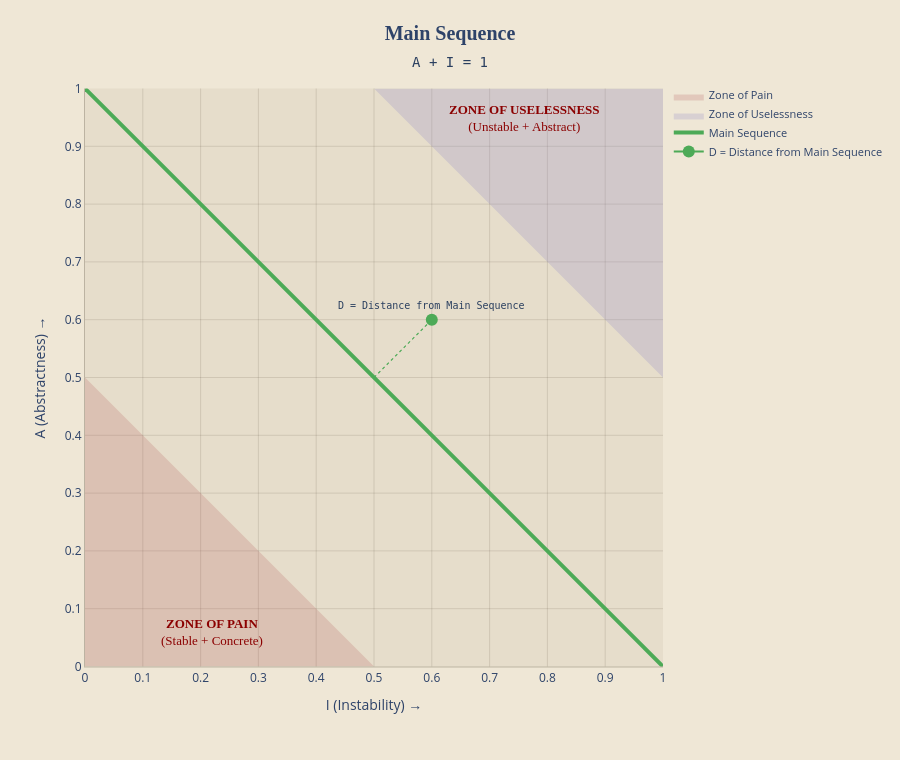

The notebook cell this image was saved under:
### Markdown cell above
## 🧬 Abstractness (A)

This metric differentiates types as **concrete** or **abstract** (`interface`/`protocol`/`port`).


```text
A = Na / Nc
```

### Where

* ``Na`` = number of abstract types
* ``Nc`` =`total number of types


### Interpretation
* ``A = 1`` → completely abstract
* ``A = 0`` → completely concrete

### Conclusion
* Abstraction provides flexibility
* Concrete code provides behavior
* Good architecture balances both
---

### Code cell
# ============================================================
# 📊 MAIN SEQUENCE — CONCEPTUAL VIEW
# ============================================================
import plotly.graph_objects as go

title:str = "Main Sequence Concepts"
subtitle:str= "A + I = 1"
distance_from_main:str = "D = Distance from Main Sequence"
fig_main_seq = go.Figure()

# ZONES
zone_font = dict(family="serif", size=13, color="#8B0000")

# Zone of pain
fig_main_seq.add_trace(go.Scatter(
    x=[0, 0, 0.5, 0], y=[0, 0.5, 0, 0],
    fill="toself",
    fillcolor=PALETTE["zone_pain"],
    line=dict(width=0, color="rgba(255, 255, 255, 0.0)"),
    name="Zone of Pain",
    hoverinfo="name",
)).add_annotation(
    x=0.22, y=0.06,
    text="<b>ZONE OF PAIN</b><br>(Stable + Concrete)",
    showarrow=False, font=zone_font, align="center"
)


# Zone of uselessness
fig_main_seq.add_trace(go.Scatter(
    x=[1, 1, 0.5, 1], y=[1, 0.5, 1, 1],
    fill="toself",
    fillcolor=PALETTE["zone_useless"],
    line=dict(width=0, color="rgba(255, 255, 255, 0.0)"),
    name="Zone of Uselessness",
    hoverinfo="name",
)).add_annotation(
    x=0.76, y=0.98,
    text="<b>ZONE OF USELESSNESS</b><br>(Unstable + Abstract)",
    showarrow=False, font=zone_font, align="center", yanchor="top"
)

# Main Sequence Line
fig_main_seq.add_trace(go.Scatter(
    x=[0, 1], y=[1, 0],
    mode="lines",
    line=dict(color=PALETTE["main_seq"], width=4),
    name="Main Sequence",
    text=subtitle
))

# Distance from main sequence (Sample at 0.6, 0.6)
fig_main_seq.add_traces([
  go.Scatter(
    x=[0.5, 0.6],
    y=[0.5, 0.6],
    mode="lines",
    line=dict(color=PALETTE["main_seq"], width=1.2, dash="dot"),
    showlegend=False,
    name="Main Sequence",
    hoverinfo="skip",
  ),
  go.Scatter(x=[0.6], y=[0.6], hoverinfo="skip", name=distance_from_main, marker=dict(color=PALETTE["main_seq"], size=12))
]).add_annotation(x=0.6, y=0.625, text=distance_from_main, font=dict(size=10, family="Monospace"), showarrow=False)



fig_main_seq.update_layout(
    title=dict(
        text="<b>Main Sequence</b>",
        font=dict(size=20, color=PALETTE["axis"], family="cursive"),
        x=0.5,
    ),
    title_subtitle=dict(
      text=subtitle,
      font=dict(family="Monospace")
    ),
    xaxis=dict(
        title="I (Instability) →",
        range=[0, 1],
        dtick=0.1,
        tick0=0,
        gridcolor=PALETTE["grid"],
        zeroline=False,
        color=PALETTE["axis"],
        showline=True,
        linewidth=1,
        linecolor="rgba(70, 60, 45, 0.30)",
        constrain="domain",
    ),
    yaxis=dict(
        title="A (Abstractness) →",
        range=[0, 1],
        dtick=0.1,
        tick0=0,
        scaleanchor="x",
        scaleratio=1,
        gridcolor=PALETTE["grid"],
        zeroline=False,
        color=PALETTE["axis"],
        showline=True,
        linewidth=1,
        linecolor="rgba(70, 60, 45, 0.30)",
        constrain="domain",
    ),
    paper_bgcolor=PALETTE["paper_bg"],
    plot_bgcolor=PALETTE["plot_bg"],
    width=900,
    height=760,
    showlegend=True,
    legend=dict(
        x=1.01, y=1.0,
        bgcolor="rgba(255,255,255,0)",
        borderwidth=0,
        font=dict(size=11, color=PALETTE["axis"]),
    ),
    margin=dict(l=85, r=180, t=80, b=85),
)

fig_main_seq.show()

### Figure 1 — Plotly figure (JSON) as saved in the notebook; plotly's stock layout.template omitted (floating-point values rounded to 4 significant figures)
{"data": [{"fill": "toself", "fillcolor": "rgba(178, 94, 94, 0.22)", "hoverinfo": "name", "line": {"color": "rgba(255, 255, 255, 0.0)", "width": 0}, "name": "Zone of Pain", "type": "scatter", "x": [0, 0, 0.5, 0], "y": [0, 0.5, 0, 0]}, {"fill": "toself", "fillcolor": "rgba(144, 134, 196, 0.24)", "hoverinfo": "name", "line": {"color": "rgba(255, 255, 255, 0.0)", "width": 0}, "name": "Zone of Uselessness", "type": "scatter", "x": [1, 1, 0.5, 1], "y": [1, 0.5, 1, 1]}, {"line": {"color": "#4DAA57", "width": 4}, "mode": "lines", "name": "Main Sequence", "text": "A + I = 1", "type": "scatter", "x": [0, 1], "y": [1, 0]}, {"hoverinfo": "skip", "line": {"color": "#4DAA57", "dash": "dot", "width": 1.2}, "mode": "lines", "name": "Main Sequence", "showlegend": false, "type": "scatter", "x": [0.5, 0.6], "y": [0.5, 0.6]}, {"hoverinfo": "skip", "marker": {"color": "#4DAA57", "size": 12}, "name": "D = Distance from Main Sequence", "type": "scatter", "x": [0.6], "y": [0.6]}], "layout": {"annotations": [{"align": "center", "font": {"color": "#8B0000", "family": "serif", "size": 13}, "showarrow": false, "text": "<b>ZONE OF PAIN</b><br>(Stable + Concrete)", "x": 0.22, "y": 0.06}, {"align": "center", "font": {"color": "#8B0000", "family": "serif", "size": 13}, "showarrow": false, "text": "<b>ZONE OF USELESSNESS</b><br>(Unstable + Abstract)", "x": 0.76, "y": 0.98, "yanchor": "top"}, {"font": {"family": "Monospace", "size": 10}, "showarrow": false, "text": "D = Distance from Main Sequence", "x": 0.6, "y": 0.625}], "height": 760, "legend": {"bgcolor": "rgba(255,255,255,0)", "borderwidth": 0, "font": {"color": "#2E4369", "size": 11}, "x": 1.01, "y": 1}, "margin": {"b": 85, "l": 85, "r": 180, "t": 80}, "paper_bgcolor": "#EFE7D6", "plot_bgcolor": "#E6DDCB", "showlegend": true, "title": {"font": {"color": "#2E4369", "family": "cursive", "size": 20}, "subtitle": {"font": {"family": "Monospace"}, "text": "A + I = 1"}, "text": "<b>Main Sequence</b>", "x": 0.5}, "width": 900, "xaxis": {"color": "#2E4369", "constrain": "domain", "dtick": 0.1, "gridcolor": "rgba(70, 60, 45, 0.14)", "linecolor": "rgba(70, 60, 45, 0.30)", "linewidth": 1, "range": [0, 1], "showline": true, "tick0": 0, "title": {"text": "I (Instability) →"}, "zeroline": false}, "yaxis": {"color": "#2E4369", "constrain": "domain", "dtick": 0.1, "gridcolor": "rgba(70, 60, 45, 0.14)", "linecolor": "rgba(70, 60, 45, 0.30)", "linewidth": 1, "range": [0, 1], "scaleanchor": "x", "scaleratio": 1, "showline": true, "tick0": 0, "title": {"text": "A (Abstractness) →"}, "zeroline": false}}}
